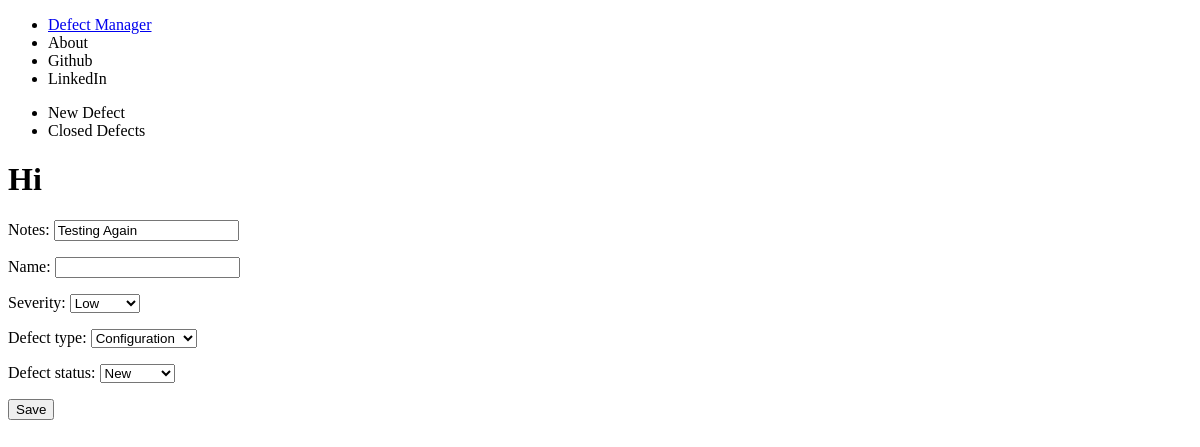
Before: /update/defect/2 with the older database file.
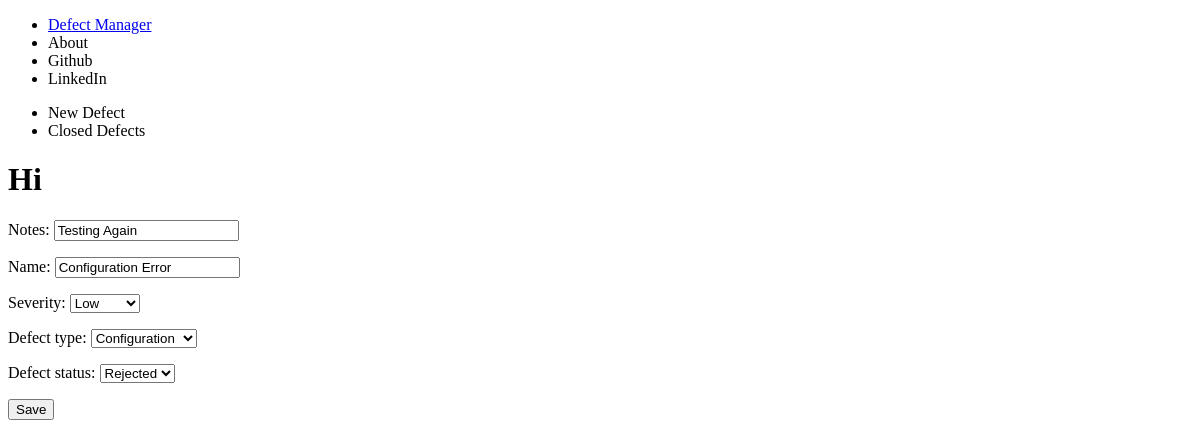
After: the same page with the newer database file.
### defect_manager_app/models.py (models this page shows, shortened)
class Defect(models.Model):
    DEFECT_STATUS_NEW = 'New'
    DEFECT_STATUS_OPEN = 'Open'
    DEFECT_STATUS_REJECTED = 'Rejected'
    DEFECT_STATUS_FIXED = 'Fixed'
    DEFECT_STATUS_CLOSE = 'Closed'
    DEFECT_STATUS_CHOICES = [
    (DEFECT_STATUS_NEW, 'New'),
    (DEFECT_STATUS_OPEN, 'Open'),
    (DEFECT_STATUS_REJECTED, 'Rejected'),
    (DEFECT_STATUS_FIXED, 'Fixed'),
    (DEFECT_STATUS_CLOSE, 'Closed'),
    ]
    DEFECT_TYPE_CONFIG = 'Configuration'
    DEFECT_TYPE_TESTERROR = 'Tester Error'
    DEFECT_TYPE_UI = 'User Interface'
    DEFECT_TYPE_OTHER = 'Other'
    DEFECT_TYPE_CHOICES = [
    (DEFECT_TYPE_CONFIG, 'Configuration'),
    (DEFECT_TYPE_TESTERROR, 'Tester Error'),
    (DEFECT_TYPE_UI, 'User Interface'),
    (DEFECT_TYPE_OTHER, 'OTHER'),
    ]
    DEFECT_SEVERITY_LOW = 'Low'
    DEFECT_SEVERITY_MEDIUM = 'Medium'
    DEFECT_SEVERITY_HIGH = 'High'
    DEFECT_SEVERITY_CHOICES = [
    (DEFECT_SEVERITY_LOW, 'Low'),
    (DEFECT_SEVERITY_MEDIUM, 'Medium'),
    (DEFECT_SEVERITY_HIGH, 'High'),
    ]
    author = models.ForeignKey('auth.User', on_delete=models.CASCADE)
    defect_status = models.CharField(max_length=10,
                                    choices=DEFECT_STATUS_CHOICES,
                                    default=DEFECT_STATUS_NEW,
                                    )
    defect_type = models.CharField(max_length=64,
                                    choices=DEFECT_TYPE_CHOICES,
                                    default=DEFECT_TYPE_CONFIG,
                                    )
    severity = models.CharField(max_length=8,
                                choices=DEFECT_SEVERITY_CHOICES,
                                default='',
                                )
    name = models.CharField(max_length=200, default='')
    created_date = models.DateTimeField(default=timezone.now)
    close_date = models.DateTimeField(blank=True, null=True)
    notes = models.TextField()
    modified_date = models.DateTimeField(blank=True, null=True)

### defect_manager_app/views.py (the view)
# urls.py: path('update/defect/<int:pk>', views.DefectUpdateView.as_view(), name='update_defect'),
class DefectUpdateView(UpdateView):
    model = Defect
    form_class = DefectForm
    redirect_field_name = 'defect_manager_app/defect_detail.html'

### defect_manager_app/forms.py
class DefectForm(forms.ModelForm):
    class Meta:
        model = Defect
        fields = ('notes', 'name', 'severity', 'defect_type', 'defect_status')
        widgets = {
            'notes': forms.TextInput(attrs={'class': 'textinputclass'}),
            'name': forms.TextInput(attrs={'class': 'nameinputclass'}),
            'severity': forms.Select(attrs={'class': 'dropdownclass'}, choices=Defect.DEFECT_SEVERITY_CHOICES),
            'defect_type': forms.Select(attrs={'class': 'dropdownclass'}, choices=Defect.DEFECT_TYPE_CHOICES),
            'defect_status': forms.Select(attrs={'class': 'dropdownclass'}, choices=Defect.DEFECT_STATUS_CHOICES),
        }

### defect_manager_app/templates/defect_manager_app/defect_form.html (shortened to what this page needs)
{% extends 'defect_manager_app/base.html' %}
{% block content %}
<h1>Hi</h1>
<form method="post">
  {{ form.as_p }}
  <button type="submit" name="button">Save</button>
</form>
{% endblock %}

Changed rows visible on the page:
changed Defect "Testing Again": name (not shown) → "Configuration Error"; defect_status "New" → "Rejected"
